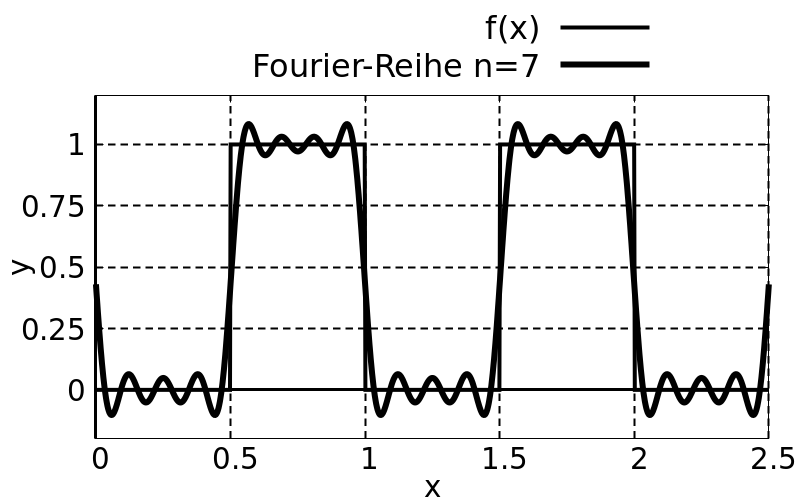

Write the gnuplot code that produced this figure.
load "template/fourier-transform-plot.gnuplot"

set key outside above

set xrange [0:2.5]
set yrange [-0.2:1.2]

set xtics 0.5
set ytics 0.25

T=1
f(x) = (sgn(x-floor(x)-0.5)+1)/2

plot \
  f(x) lc 0 lw 4 title "f(x)", \
  fourier(x, 50, 7) lc 0 lw 6 title "Fourier-Reihe n=7"
